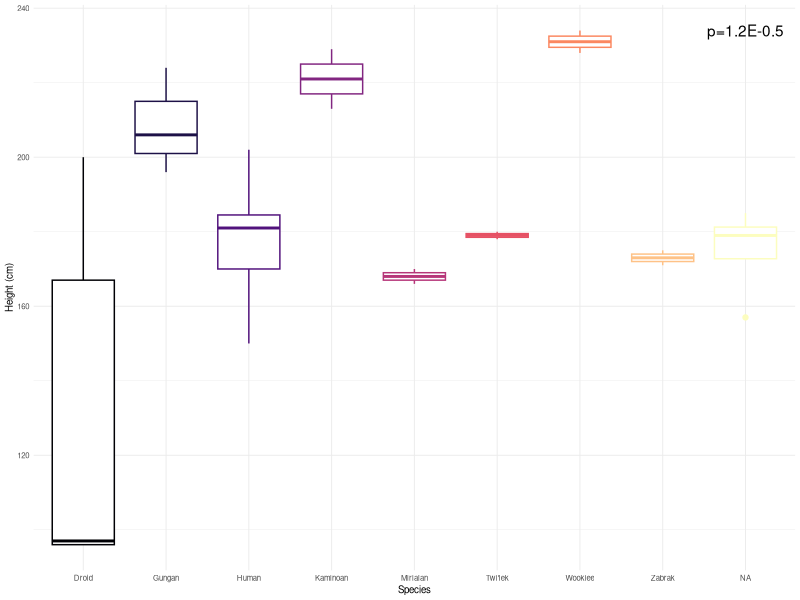
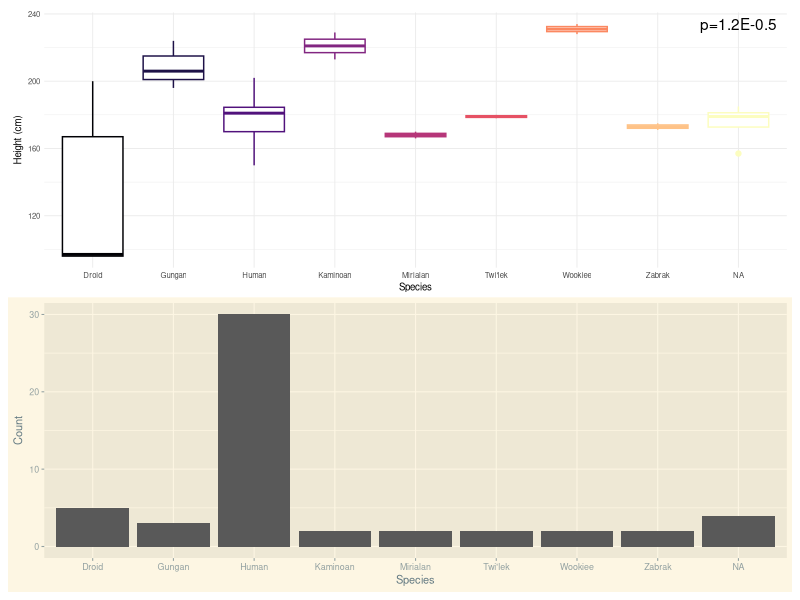

These charts were generated, in order, by the following R code:
## ---- chunk 1
library(ggplot2)
library(ggthemes)
library(patchwork)
library(viridis)
library(patchwork)
library(tidyverse)

##Question1
glimpse(starwars)
starwarstest<- group_by(starwars, species)
sumsw<-summarize(starwarstest, TotalNumber=n() )
View(sumsw)

starwarsNew <- filter(starwars, species %in% c("Droid", "Gungan", "Human", "Kaminoan", "Mirialan", "Twi'lek", "Wookiee", "Zabrak", NA)) %>%
  select(-(films:starships))

starwarsClean <-starwarsNew[complete.cases(starwarsNew[,2]),]
  
sumSW <- group_by(starwarsClean, species) %>%
  summarize(meanHeight=mean(height), medianHeight=median(height), sdHeight=sd(height))
sumSW

colors <- viridis(9, option = "magma")
plot1<-ggplot(data=starwarsClean, aes(x=species, y=height)) +
  geom_boxplot(color=colors) +
  scale_fill_manual(values=colors) +
  xlab("Species") +
  ylab("Height (cm)") +
  theme_minimal(base_size = 7, base_family = "sans") +
  annotate("text", y=max(starwarsClean$height), x=max(starwarsClean$species),label="p=1.2E-0.5")
plot1
  
  
plot2<-ggplot(data=starwarsClean, aes(x=species))+
  geom_bar(colors=colors)+
  xlab("Species")+
  ylab("Count")+
  theme_solarized_2(base_size=8, base_family = "sans")
  
  plot1/plot2
  
  
                    
                    
                    
                    
                    
                    
                    
                  




























